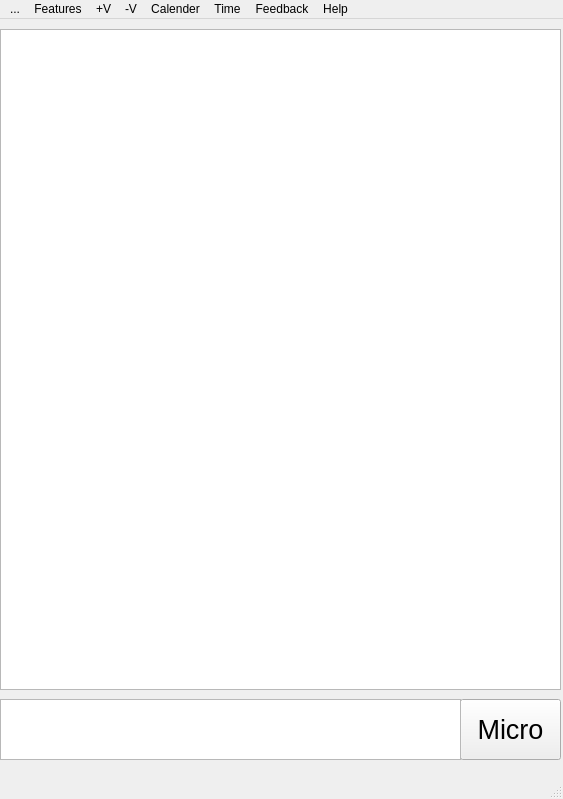
<?xml version="1.0" encoding="UTF-8"?>
<ui version="4.0">
 <class>MainWindow</class>
 <widget class="QMainWindow" name="MainWindow">
  <property name="geometry">
   <rect>
    <x>0</x>
    <y>0</y>
    <width>563</width>
    <height>799</height>
   </rect>
  </property>
  <property name="windowTitle">
   <string>MainWindow</string>
  </property>
  <widget class="QWidget" name="centralwidget">
   <widget class="QPlainTextEdit" name="plainTextEdit">
    <property name="geometry">
     <rect>
      <x>0</x>
      <y>10</y>
      <width>561</width>
      <height>661</height>
     </rect>
    </property>
    <property name="font">
     <font>
      <pointsize>20</pointsize>
     </font>
    </property>
   </widget>
   <widget class="QPushButton" name="pushButton">
    <property name="geometry">
     <rect>
      <x>460</x>
      <y>680</y>
      <width>101</width>
      <height>61</height>
     </rect>
    </property>
    <property name="font">
     <font>
      <pointsize>20</pointsize>
     </font>
    </property>
    <property name="text">
     <string>Micro</string>
    </property>
   </widget>
   <widget class="QPlainTextEdit" name="plainTextEdit_2">
    <property name="geometry">
     <rect>
      <x>0</x>
      <y>680</y>
      <width>461</width>
      <height>61</height>
     </rect>
    </property>
    <property name="font">
     <font>
      <pointsize>20</pointsize>
     </font>
    </property>
   </widget>
  </widget>
  <widget class="QStatusBar" name="statusbar"/>
  <widget class="QMenuBar" name="menubar">
   <property name="geometry">
    <rect>
     <x>0</x>
     <y>0</y>
     <width>563</width>
     <height>27</height>
    </rect>
   </property>
   <widget class="QMenu" name="menu">
    <property name="title">
     <string>...</string>
    </property>
    <addaction name="actionSetting"/>
    <addaction name="separator"/>
    <addaction name="actionAbout_Us"/>
    <addaction name="separator"/>
    <addaction name="actionExit"/>
   </widget>
   <widget class="QMenu" name="menufeatures">
    <property name="title">
     <string>Features</string>
    </property>
    <widget class="QMenu" name="menuSecurity">
     <property name="title">
      <string>Security</string>
     </property>
     <addaction name="actionCheck_URL"/>
     <addaction name="actionCheck_Password"/>
    </widget>
    <addaction name="actiontranslate"/>
    <addaction name="actionCalculator"/>
    <addaction name="actionLearn_English"/>
    <addaction name="actionMath_Formulas"/>
    <addaction name="menuSecurity"/>
    <addaction name="actionLearn_More"/>
   </widget>
   <widget class="QMenu" name="menuhelp">
    <property name="title">
     <string>Help</string>
    </property>
    <addaction name="actionGuide_2"/>
    <addaction name="actionAbout_BOT"/>
   </widget>
   <widget class="QMenu" name="menuFeedback">
    <property name="title">
     <string>Feedback</string>
    </property>
   </widget>
   <widget class="QMenu" name="menu_V">
    <property name="title">
     <string>+V</string>
    </property>
   </widget>
   <widget class="QMenu" name="menu_V_2">
    <property name="title">
     <string>-V</string>
    </property>
   </widget>
   <widget class="QMenu" name="menuCalender">
    <property name="title">
     <string>Calender</string>
    </property>
   </widget>
   <widget class="QMenu" name="menuTime">
    <property name="title">
     <string>Time</string>
    </property>
   </widget>
   <addaction name="menu"/>
   <addaction name="menufeatures"/>
   <addaction name="menu_V"/>
   <addaction name="menu_V_2"/>
   <addaction name="menuCalender"/>
   <addaction name="menuTime"/>
   <addaction name="menuFeedback"/>
   <addaction name="menuhelp"/>
  </widget>
  <action name="actionSetting">
   <property name="text">
    <string>Setting</string>
   </property>
  </action>
  <action name="actionGuide">
   <property name="text">
    <string>Guide</string>
   </property>
  </action>
  <action name="actionAbout_Us">
   <property name="text">
    <string>About us</string>
   </property>
  </action>
  <action name="actionturn_up">
   <property name="text">
    <string>Turn up</string>
   </property>
  </action>
  <action name="actionturn_down">
   <property name="text">
    <string>Turn down</string>
   </property>
  </action>
  <action name="actionnow">
   <property name="text">
    <string>Now</string>
   </property>
  </action>
  <action name="actionopen_calendar">
   <property name="text">
    <string>Open</string>
   </property>
  </action>
  <action name="actiontime">
   <property name="text">
    <string>Time</string>
   </property>
  </action>
  <action name="actiontranslate">
   <property name="text">
    <string>Translate</string>
   </property>
  </action>
  <action name="actionCalculator">
   <property name="text">
    <string>Calculator</string>
   </property>
  </action>
  <action name="actionExit">
   <property name="text">
    <string>Exit</string>
   </property>
  </action>
  <action name="actionGuide_2">
   <property name="text">
    <string>How to use</string>
   </property>
  </action>
  <action name="actionAbout_BOT">
   <property name="text">
    <string>About BOT</string>
   </property>
  </action>
  <action name="actionLearn_English">
   <property name="text">
    <string>Learn English</string>
   </property>
  </action>
  <action name="actionMath_Formulas">
   <property name="text">
    <string>Math Formulas</string>
   </property>
  </action>
  <action name="actionLearn_More">
   <property name="text">
    <string>Learn More</string>
   </property>
  </action>
  <action name="actionCheck_URL">
   <property name="text">
    <string>Check URL</string>
   </property>
  </action>
  <action name="actionCheck_Password">
   <property name="text">
    <string>Check Password</string>
   </property>
  </action>
 </widget>
 <resources/>
 <connections/>
</ui>
